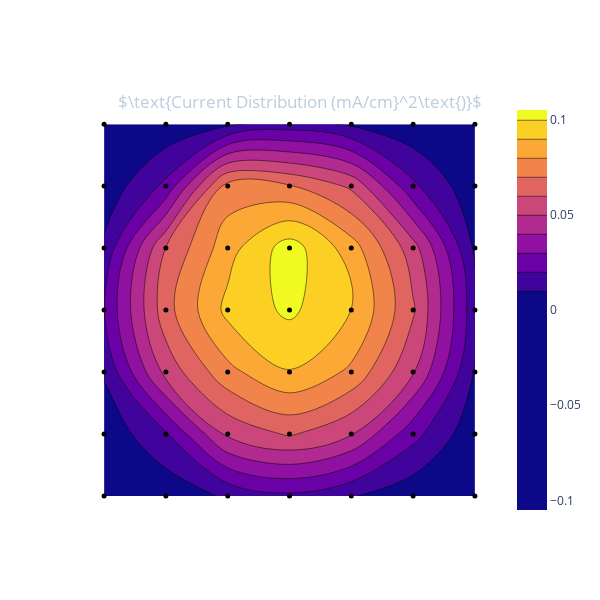

Notebook code cell kept with this figure:
### Markdown cell above
### Run following cell to add data to list of dictionaries

### Code cell
currents = data.readCurrents()
# apl.plotI(currents)
data.append(
    pressure = 1.4e-4,
    Vbias = 162,
    Ibias = -.08,
    Varc = 77.7,
    Iarc = 4.38,
    Vext = 120,
    Iext = 200.0,
    Ibase = 9.58,
    currents = currents,
    note = 'Increasing Vext only.'
)
data.plotI()

### Figure 1 — Plotly figure (JSON) as saved in the notebook; plotly's stock layout.template omitted (floating-point values rounded to 4 significant figures)
{"data": [{"autocontour": true, "contours": {"end": 0.1, "size": 0.01, "start": 0.01}, "ncontours": 20, "type": "contour", "z": [[0.00138, 0.002857, 0.01173, 0.01791, 0.01085, 0.00307, 0.0008615], [0.002753, 0.01887, 0.05218, 0.06135, 0.05081, 0.02346, 0.002795], [0.01106, 0.0535, 0.07705, 0.08951, 0.07803, 0.05092, 0.009101], [0.02022, 0.06621, 0.09286, 0.1019, 0.09064, 0.06145, 0.01366], [0.01219, 0.06035, 0.08595, 0.105, 0.08484, 0.05433, 0.008277], [0.002976, 0.02244, 0.07432, 0.07093, 0.05812, 0.02202, 0.002433], [0.0008443, 0.002388, 0.008208, 0.01473, 0.00845, 0.002389, 0.0006825]], "zmid": 0}, {"marker": {"color": "rgb(0, 0, 0)", "size": 5}, "mode": "markers", "type": "scatter", "x": [0, 1, 2, 3, 4, 5, 6, 0, 1, 2, 3, 4, 5, 6, 0, 1, 2, 3, 4, 5, 6, 0, 1, 2, 3, 4, 5, 6, 0, 1, 2, 3, 4, 5, 6, 0, 1, 2, 3, 4, 5, 6, 0, 1, 2, 3, 4, 5, 6], "y": [0, 0, 0, 0, 0, 0, 0, 1, 1, 1, 1, 1, 1, 1, 2, 2, 2, 2, 2, 2, 2, 3, 3, 3, 3, 3, 3, 3, 4, 4, 4, 4, 4, 4, 4, 5, 5, 5, 5, 5, 5, 5, 6, 6, 6, 6, 6, 6, 6]}], "layout": {"height": 600, "paper_bgcolor": "rgba(0, 0, 0, 0)", "plot_bgcolor": "rgba(0, 0, 0, 0)", "title": {"font": {"color": "#BCCCDC"}, "text": "$\\text{Current Distribution (mA/cm}^2\\text{)}$", "x": 0.5, "xanchor": "center", "y": 0.84, "yanchor": "top"}, "width": 600, "xaxis": {"autorange": true, "range": [-0.3887, 6.389], "showgrid": false, "showticklabels": false, "tickmode": "linear", "type": "linear"}, "yaxis": {"autorange": true, "range": [-0.3894, 6.389], "showgrid": false, "showticklabels": false, "type": "linear"}}}
